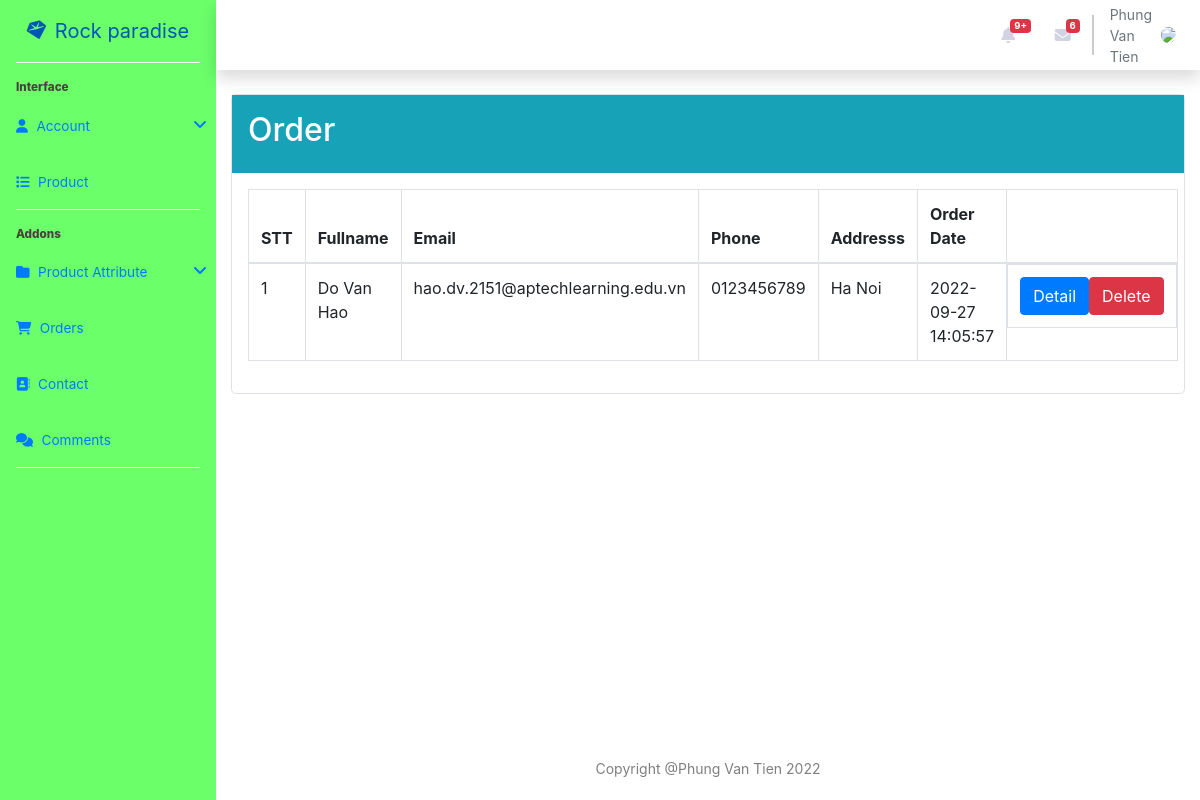
Page /SourceCode/Jewellery/admin/order.php (signed in) on the committed database.
### tables this page shows
CREATE TABLE `account` (
  `id` int(11) NOT NULL,
  `role` varchar(30) NOT NULL,
  `fullname` varchar(50) NOT NULL,
  `email` varchar(100) NOT NULL,
  `password` varchar(50) NOT NULL,
  `phone` varchar(11) NOT NULL,
  `address` varchar(200) NOT NULL,
  `created_at` timestamp NOT NULL DEFAULT CURRENT_TIMESTAMP,
  `code` int(11) NOT NULL DEFAULT '0',
  `status` varchar(20) NOT NULL DEFAULT 'verified'
);

CREATE TABLE `order_detail` (
  `id` int(11) NOT NULL,
  `order_id` int(11) NOT NULL,
  `product_id` int(11) NOT NULL,
  `price` float NOT NULL,
  `quantity` int(11) NOT NULL
);

CREATE TABLE `product_order` (
  `id` int(11) NOT NULL,
  `account_id` int(11) NOT NULL,
  `orderMethod_id` int(11) NOT NULL,
  `order_date` timestamp NOT NULL DEFAULT CURRENT_TIMESTAMP,
  `status` tinyint(1) NOT NULL DEFAULT '1' COMMENT '1 : no process; 2 : processing; 3: processed; 4: cancel'
);

### SourceCode/Jewellery/admin/order.php (the view, shortened to what this page needs)
<?php
include "connect.php";
$sql = "SELECT order_detail.id, order_detail.order_id, order_detail.price,  order_detail.quantity, product.price, product_order.order_date, account.fullname, account.email, account.phone, account.address, product.avatar, product.name, product.description, product.price
FROM order_detail INNER JOIN product on order_detail.product_id = product.id INNER JOIN product_order on order_detail.order_id = product_order.id INNER JOIN account on product_order.account_id = account.id GROUP BY order_detail.order_id ";
$result = $conn->query($sql);
$order_detail = [];
if ($result->num_rows > 0) {
    $order_detail = $result->fetch_all(MYSQLI_ASSOC);
}
?>
<!DOCTYPE html>
<html lang="en">
<head>
    <link rel="stylesheet" href="../public/css/admin.css?v=2">
    <link rel="stylesheet" href="https://cdnjs.cloudflare.com/ajax/libs/font-awesome/6.1.2/css/all.min.css" />
    <link rel="stylesheet" href="https://cdn.jsdelivr.net/npm/bootstrap@4.6.1/dist/css/bootstrap.min.css">
</head>
<body>
<section class="flex-wrap d-flex ">
    <?php include "navbar.php" ?>
    <section>
        <div class="container-fluid">
            <div class="list_acc row">
                <div class="col-md-12" style="min-height: 40rem;">
                    <div class="list_order border rounded-lg">
                        <div class="create-order bg-info p-3 w-100 d-flex justify-content-between">
                            <h2 class="text-white">Order</h2>
                        </div>
                        <div class="table_order p-3">
                            <table class="table table-bordered">
                                <thead>
                                    <tr>
                                        <th>STT</th>
                                        <th>Fullname</th>
                                        <th>Email</th>
                                        <th>Phone</th>
                                        <th>Addresss</th>
                                        <th>Order Date</th>
                                        <th></th>
                                    </tr>
                                </thead>
                                <tbody>
                                    <?php
                                    if (is_array($order_detail)) {
                                        foreach ($order_detail as $index => $value) {
                                    ?>
                                            <tr>
                                                <td><?php echo ++$index; ?></td>
                                                <td><?php echo $value['fullname']; ?></td>
                                                <td><?php echo $value['email']; ?></td>
                                                <td><?php echo $value['phone']; ?></td>
                                                <td><?php echo $value['address']; ?></td>
                                                <td><?php echo $value['order_date']; ?></td>
                                                <td class="d-flex justify-content-around">
                                                    <a data-id="<?php echo $value['order_id']; ?>" href="#" class="btn btn-primary btn-orderDetail text-white">Detail</a>
                                                    <button name_order="<?php echo $value['fullname'] ?>" id_order="<?php echo $value['order_id']; ?>" class="btn btn-danger btn-delete">Delete</button>
                                                </td>
                                            </tr>
                                    <?php
                                        }
                                    }
                                    ?>
                                </tbody>
                            </table>
                        </div>
                    </div>
                </div>
            </div>
        </div>
    </section>
    <footer class="bg-white">
        <div class="container my-auto py-4">
            <div class="text-center my-auto text-black-50 small">
                <span>Copyright @Phung Van Tien 2022</span>
            </div>
        </div>
    </footer>
</section>
</body>
</html>

### SourceCode/Jewellery/admin/navbar.php (shortened to what this page needs)
<?php
include "connect.php";
$sql = "SELECT * FROM account WHERE role = 'admin' ";
$result = $conn->query($sql);
$admin = [];
if ($result->num_rows > 0) {
    $admin = $result->fetch_all(MYSQLI_ASSOC);
} else {
    echo "Error: " . $conn->error;
}
?>
<ul class="sidebar mb-0 list-unstyled" id="accordionSidebar">
    <a class="sidebar-brand d-flex align-item-center justify-content-center p-3" style="text-decoration: none;" href="admin.php">
        <div class="sidebar-brand-icon rotate-n-15">
            <i class="fa-solid fa-gem"></i>
        </div>
        <div class="sidebar-brand-text ml-2">Rock paradise</div>
    </a>
    <hr class="sidebar-divider">
    <div class="sidebar-heading">Interface</div>
    <li class="nav-item collapsed">
        <a class="nav-link" href="#" data-toggle="collapse" data-target="#collapseTwo">
            <i class="fa-solid fa-user"></i>
            <span>Account</span>
        </a>
    </li>
    <li class="nav-item">
        <a class="nav-link" href="listProduct.php">
            <i class="fa-solid fa-list"></i>
            <span>Product</span>
        </a>
    </li>
    <hr class="sidebar-divider">
    <div class="sidebar-heading">Addons</div>
    <li class="nav-item collapsed">
        <a class="nav-link" href="#" data-toggle="collapse" data-target="#collapseFour">
            <i class="fa-solid fa-folder"></i>
            <span>Product Attribute</span>
        </a>
    </li>
    <li class="nav-item">
        <a href="order.php" class="nav-link">
            <i class="fa-solid fa-cart-shopping"></i>
            <span>Orders</span>
        </a>
    </li>
    <li class="nav-item">
        <a href="contact.php" class="nav-link">
            <i class="fa-solid fa-address-book"></i>
            <span>Contact</span>
        </a>
    </li>
    <li class="nav-item">
        <a href="comments.php" class="nav-link">
            <i class="fa-solid fa-comments"></i>
            <span>Comments</span>
        </a>
    </li>
    <hr class="sidebar-divider d-none d-md-block">
</ul>
<div id="content-wrapper">
    <div id="content">
        <nav class="navbar navbar-expand-sm navbar-light bg-white topbar mb-4 static-top shadow">
            <ul class="navbar-nav info-user">
                <li class="nav-item  mx-1">
                    <a class="nav-link " href="#">
                        <i class="fas fa-bell"></i>
                        <span class="badge badge-danger">9+</span>
                    </a>
                </li>
                <li class="nav-item  mx-1">
                    <a class="nav-link " href="#">
                        <i class="fas fa-envelope"></i>
                        <span class="badge badge-danger">6</span>
                    </a>
                </li>
                <div class="" id="topbar-divider"></div>
                <li class="nav-item dropdown">
                    <a class="nav-link" href="#" id="userDropdown" role="button" data-toggle="dropdown">
                        <?php
                        if (is_array($admin)) {
                            foreach ($admin as $key => $value) {
                        ?>
                                <span class="ml-2 d-none d-lg-inline small text-secondary"><?php if (!empty($value['fullname'])) echo $value['fullname'] ?></span>
                        <?php
                            }
                        }
                        ?>
                        <img style="width: 20%;" class="ml-2 img-profile rounded-circle" src="../public/images/dashboardAdmin/avatar.jpg">
                    </a>
                </li>
            </ul>
        </nav>

### SourceCode/Jewellery/public/css/admin.css (style rules this page uses)
html { font-family: sans-serif; line-height: 1.15; -webkit-text-size-adjust: 100%; -webkit-tap-highlight-color: transparent }
body { margin: 0; font-family: Nunito, -apple-system, BlinkMacSystemFont, "Segoe UI", Roboto, "Helvetica Neue", Arial, sans-serif, "Apple Color Emoji", "Segoe UI Emoji", "Segoe UI Symbol", "Noto Color Emoji"; font-size: 1rem; font-weight: 400; line-height: 1.5; color: #858796; text-align: left; background-color: #fff }
#accordionSidebar { background-color: #6bff6a; min-height: 100vh; width: 16%; }
#content-wrapper { width: 84%; }
hr { box-sizing: content-box; height: 0; overflow: visible; }
.rotate-n-15 { transform: rotate(-15deg) }
h1, h2, h3, h4, h5, h6 { margin-top: 0; margin-bottom: .5rem; }
.sidebar-brand { font-size: 1.25rem; }
.sidebar hr.sidebar-divider { border-top: 1px solid #fff; }
.sidebar hr.sidebar-divider { margin: 0 1rem 1rem; }
.sidebar .nav-item { position: relative; }
.sidebar .nav-item .nav-link { text-align: center; padding: .75rem 1rem; width: 6.5rem }
.sidebar .nav-item .nav-link span { font-size: .65rem; display: block }
.sidebar .sidebar-heading { padding-left: 1rem; font-weight: 800; font-size: .73rem; color: #4b4040; }
.sidebar .nav-item .nav-link { display: block; width: 100%; text-align: left; padding: 1rem; width: 14rem; }
.sidebar .nav-item .nav-link i { font-size: .85rem; margin-right: .25rem; }
.sidebar .nav-item .nav-link span { font-size: .85rem; display: inline; }
.sidebar .nav-item .nav-link[data-toggle=collapse]::after { width: 1rem; text-align: center; float: right; vertical-align: 0; border: 0; font-weight: 900; content: '\f107'; font-family: 'Font Awesome 5 Free'; }
.topbar { height: 4.375rem }
.topbar .nav-item .nav-link { height: 4.375rem; display: flex; align-items: center; padding: 0 .75rem }
.topbar.navbar-light .navbar-nav .nav-item .nav-link { color: #d1d3e2 }
#topbar-divider { background-color: #ccc; border: .5px solid #ccc; height: 2.5rem; margin: auto; }
.nav-link .badge-danger { margin-bottom: 18px; margin-left: -5px; font-size: 60% !important; }
.nav-item>#userDropdown { max-width: 26rem; }
.navbar>.info-user { padding-left: 23rem; }
@media only screen and (min-width: 64em) and (max-width: 80em) { #accordionSidebar { width: 18%; } }
@media only screen and (min-width: 64em) and (max-width: 80em) { #content-wrapper { width: 82%; } }
@media only screen and (min-width: 64em) and (max-width: 80em) { .nav-item > #userDropdown { max-width: 34rem; } }

### rows in the picture
account: fullname "Phung Van Tien"
order_detail: account.fullname "Do Van Hao", account.email "hao.dv.2151@aptechlearning.edu.vn", account.phone "0123456789", account.address "Ha Noi", order.order_date "2022-09-27 14:05:57"
